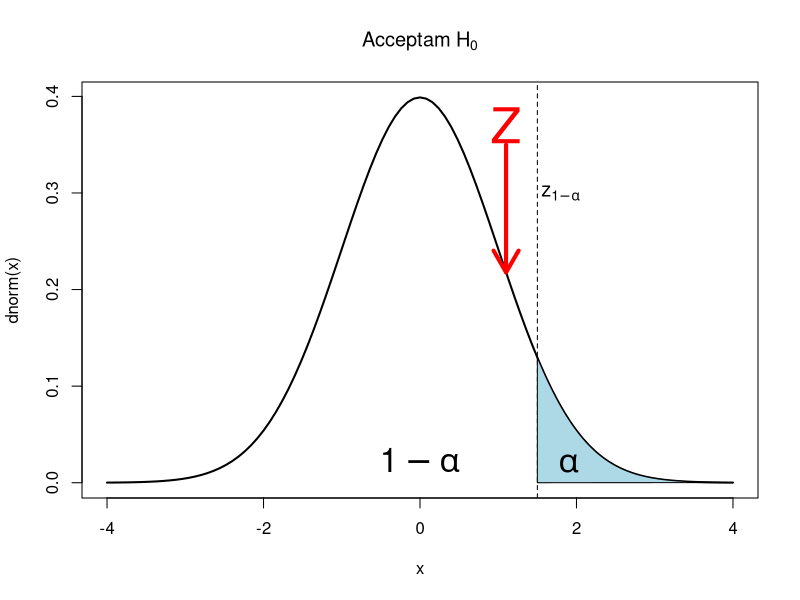
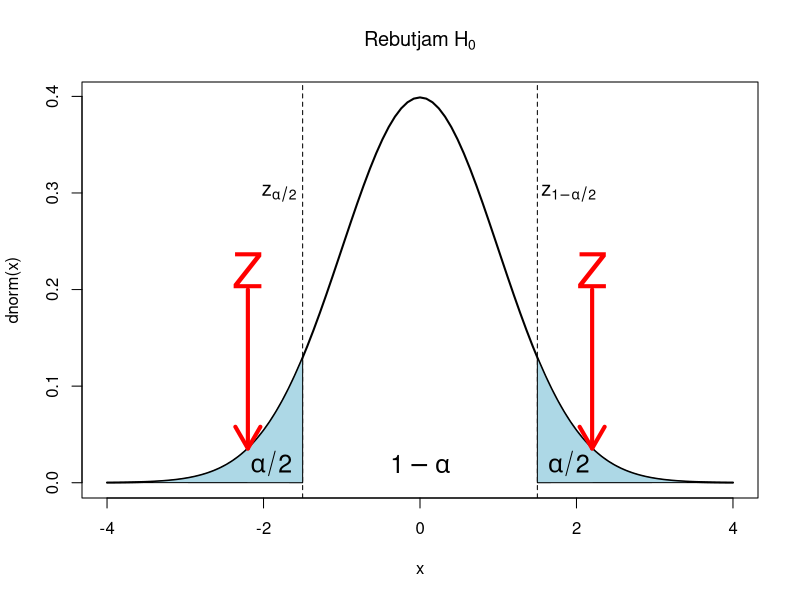
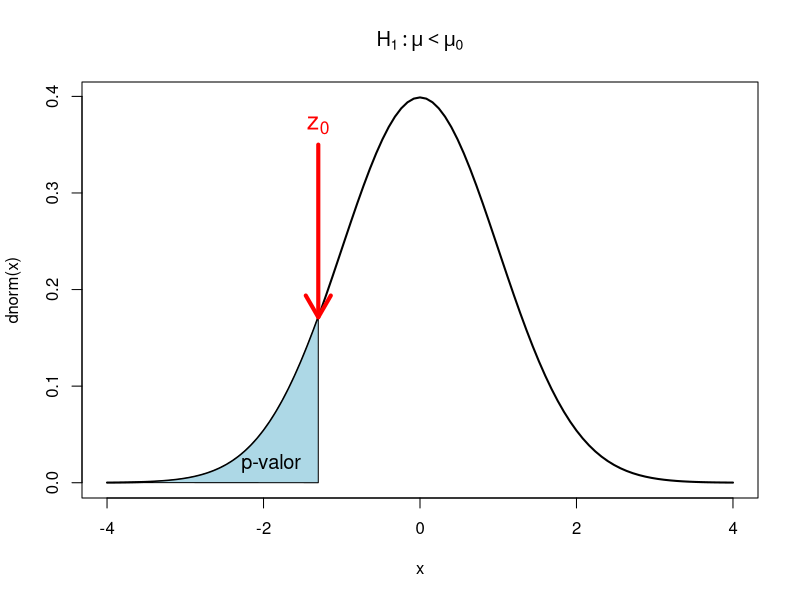
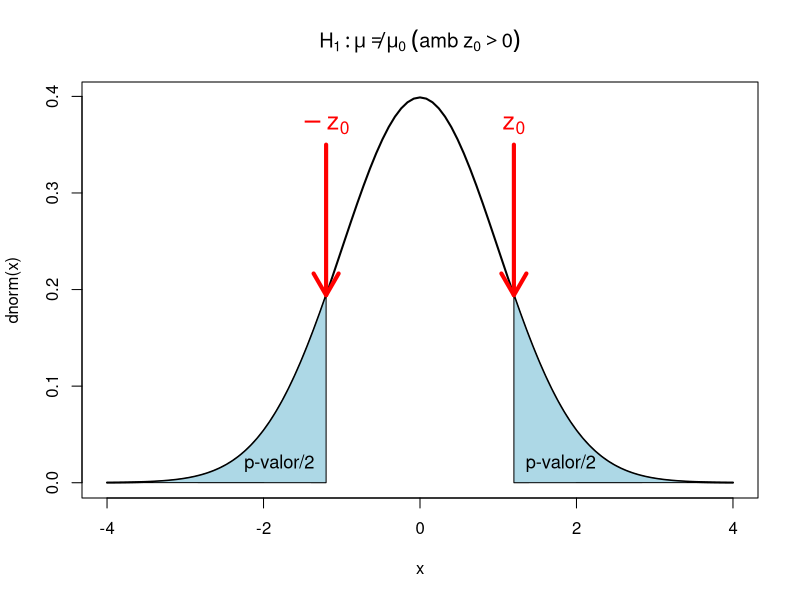

Source code (R) for these figures, in order:
curve(dnorm,-4,4,lwd=2,main=expression(Acceptam~H[0]))
#curve(dnorm,-4,4,lwd=2,main=expression(Rebutjam~H[0]))
abline(v=1.5,lty=2)
polygon(c(1.5,seq(1.5,4,0.001)), c(0,dnorm(seq(1.5,4,0.001))),col="light blue" )
text(1.8,0.3,labels=expression(z[1-alpha]),cex=1.2)
text(1.9,0.02,labels=expression(alpha),cex=2)
text(0,0.024,labels=expression(1-alpha),cex=2)
#arrows(2.2,0.2,2.2,dnorm(2.2),lwd=4,col="red")
#text(2.2,0.22,labels="Z",col="red",cex=3)
arrows(1.1,0.35,1.1,dnorm(1.1),lwd=4,col="red")
text(1.1,0.37,labels="Z",col="red",cex=3)
#################


#curve(dnorm,-4,4,lwd=2,main=expression(Acceptam~H[0]))
curve(dnorm,-4,4,lwd=2,main=expression(Rebutjam~H[0]))
abline(v=1.5,lty=2)
abline(v=-1.5,lty=2)
polygon(c(1.5,seq(1.5,4,0.001)), c(0,dnorm(seq(1.5,4,0.001))),col="light blue" )
polygon(c(-1.5,seq(-1.5,-4,-0.001)), c(0,dnorm(seq(-1.5,-4,-0.001))),col="light blue" )
text(1.9,0.3,labels=expression(z[1-alpha/2]),cex=1.2)
text(-1.8,0.3,labels=expression(z[alpha/2]),cex=1.2)
text(1.9,0.02,labels=expression(alpha/2),cex=1.5)
text(-1.9,0.02,labels=expression(alpha/2),cex=1.5)
text(0,0.02,labels=expression(1-alpha),cex=1.5)
arrows(2.2,0.2,2.2,dnorm(2.2),lwd=4,col="red")
text(2.2,0.22,labels="Z",col="red",cex=3)
arrows(-2.2,0.2,-2.2,dnorm(-2.2),lwd=4,col="red")
text(-2.2,0.22,labels="Z",col="red",cex=3)
#arrows(1.1,0.35,1.1,dnorm(1.1),lwd=4,col="red")
#text(1.1,0.37,labels="Z",col="red",cex=3)

##################
curve(dnorm,-4,4,lwd=2,main=expression(H[1]:mu<mu[0]))
#curve(dnorm,-4,4,lwd=2,main=expression(Rebutjam~H[0]))
#abline(v=1.3,lty=2)
polygon(c(-1.3,seq(-1.3,-4,-0.001)), c(0,dnorm(seq(-1.3,-4,-0.001))),col="light blue" )
text(-1.9,0.02,labels="p-valor",cex=1.2)
#arrows(2.2,0.2,2.2,dnorm(2.2),lwd=4,col="red")
#text(2.2,0.22,labels="Z",col="red",cex=3)
arrows(-1.3,0.35,-1.3,dnorm(-1.3),lwd=4,col="red")
text(-1.3,0.37,labels=expression(z[0]),col="red",cex=1.5)
#################
##################1.2
curve(dnorm,-4,4,lwd=2,main=expression(H[1]:mu!=mu[0]~(amb~z[0]>0)))
polygon(c(1.2,seq(1.2,4,0.001)), c(0,dnorm(seq(1.2,4,0.001))),col="light blue" )
polygon(c(-1.2,seq(-1.2,-4,-0.001)), c(0,dnorm(seq(-1.2,-4,-0.001))),col="light blue" )
text(-1.8,0.02,labels="p-valor/2",cex=1.1)
text(1.8,0.02,labels="p-valor/2",cex=1.1)
#arrows(2.2,0.2,2.2,dnorm(2.2),lwd=4,col="red")
#text(2.2,0.22,labels="Z",col="red",cex=3)
arrows(1.2,0.35,1.2,dnorm(1.2),lwd=4,col="red")
text(1.2,0.37,labels=expression(z[0]),col="red",cex=1.5)
arrows(-1.2,0.35,-1.2,dnorm(-1.2),lwd=4,col="red")
text(-1.2,0.37,labels=expression(-z[0]),col="red",cex=1.5)
#################

